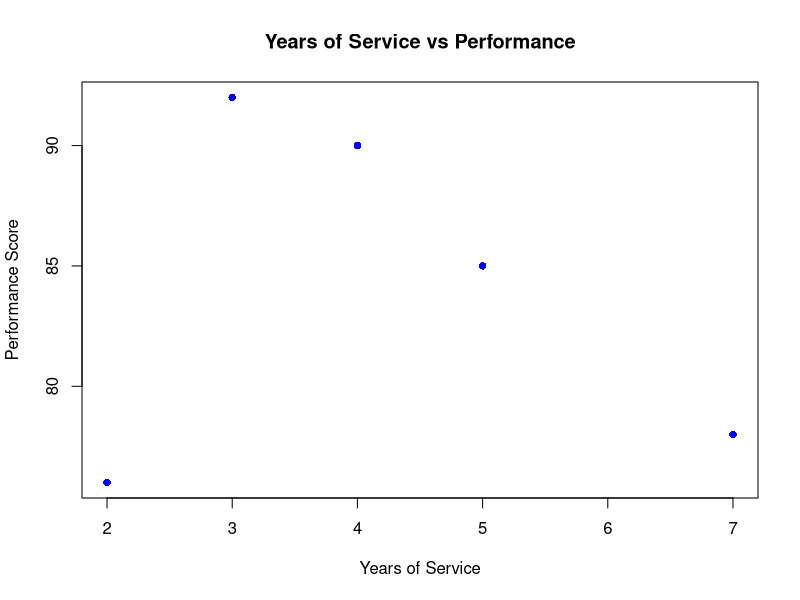

Reproduce this figure in R.
service <- c(5,3,7,4,2)
score <- c(85,92,78,90,76)

plot(service, score,
     pch=16,
     col="blue",
     xlab="Years of Service",
     ylab="Performance Score",
     main="Years of Service vs Performance")
